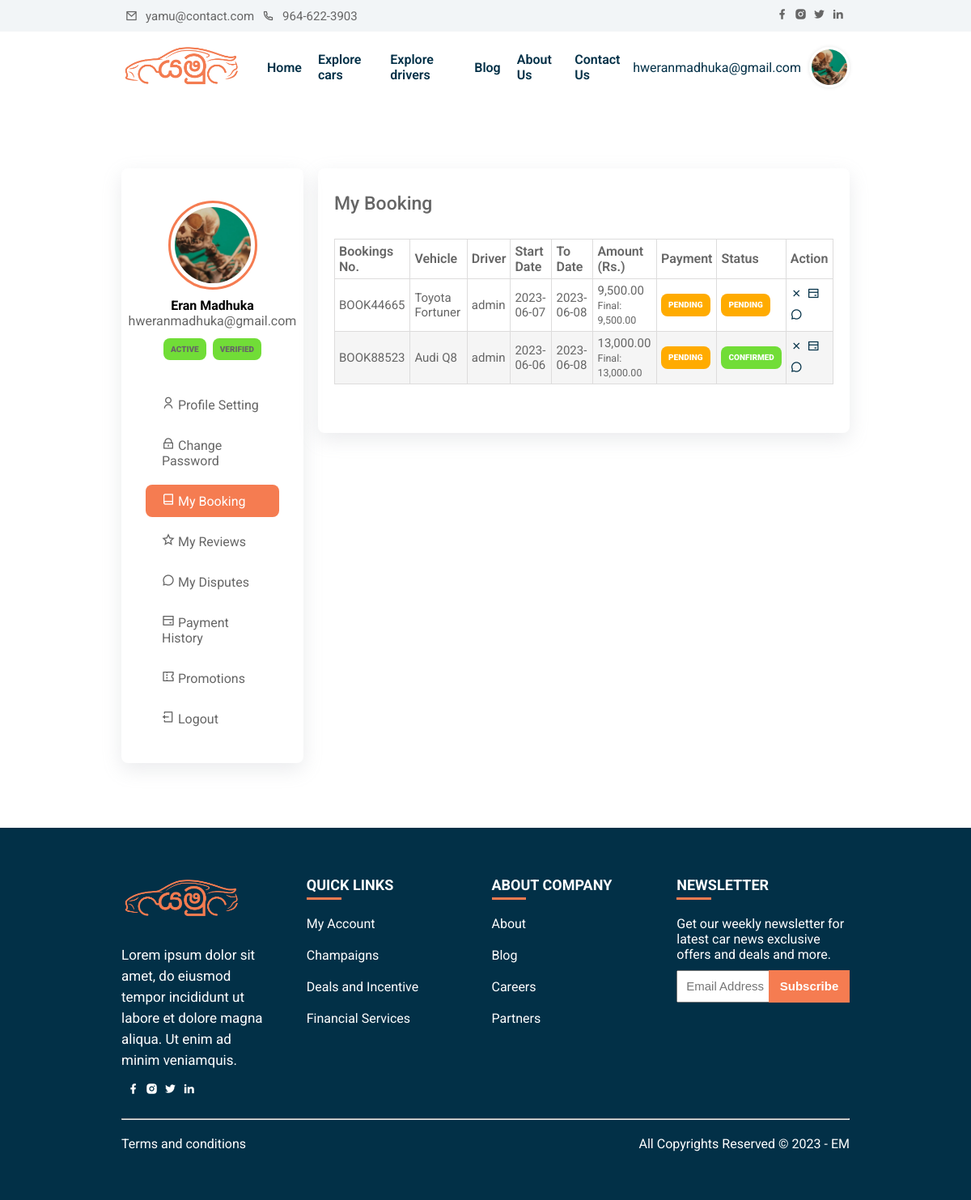
/my-booking.php (signed in), run on the app's committed database.
### tables this page shows
CREATE TABLE IF NOT EXISTS `booking` (
  `booking_id` int(11) NOT NULL AUTO_INCREMENT,
  `booking_No` varchar(50) DEFAULT NULL,
  `user_ID` int(11) DEFAULT NULL,
  `driver_id` int(11) DEFAULT NULL,
  `vehicle_ID` int(11) DEFAULT NULL,
  `start_Data` varchar(20) DEFAULT NULL,
  `end_Date` varchar(20) DEFAULT NULL,
  `total` double DEFAULT NULL,
  `status` int(11) DEFAULT '0',
  `booking_status` varchar(20) NOT NULL DEFAULT 'pending',
  `payment_status` varchar(20) NOT NULL DEFAULT 'pending',
  `promotion_id` int(11) DEFAULT NULL,
  `promo_code` varchar(50) DEFAULT NULL,
  `discount_amount` decimal(10,2) NOT NULL DEFAULT '0.00',
  `final_amount` decimal(10,2) DEFAULT NULL,
  `booking_Date` datetime DEFAULT NULL,
  `created_at` datetime DEFAULT NULL,
  `updated_at` datetime DEFAULT NULL,
  `cancelled_at` datetime DEFAULT NULL,
  `completed_at` datetime DEFAULT NULL,
  `update_Date` datetime DEFAULT NULL,
  PRIMARY KEY (`booking_id`)
);

CREATE TABLE IF NOT EXISTS `vehicles` (
  `vehicle_id` int(11) NOT NULL AUTO_INCREMENT,
  `owner_user_id` int(11) DEFAULT NULL,
  `vehicle_title` varchar(50) DEFAULT NULL,
  `vehicle_brand` varchar(50) DEFAULT NULL,
  `vehicle_desc` longtext,
  `price` float DEFAULT NULL,
  `transmission` varchar(50) DEFAULT NULL,
  `fuel_type` varchar(50) DEFAULT NULL,
  `year` int(4) DEFAULT NULL,
  `engine_capacity` varchar(50) DEFAULT NULL,
  `capacity` int(3) DEFAULT NULL,
  `location` varchar(150) DEFAULT NULL,
  `registration_number` varchar(100) DEFAULT NULL,
  `vImg1` varchar(255) DEFAULT NULL,
  `vImg2` varchar(255) DEFAULT NULL,
  `vImg3` varchar(255) DEFAULT NULL,
  `vImg4` varchar(255) DEFAULT NULL,
  `airConditioner` int(1) DEFAULT NULL,
  `powerdoorlocks` int(1) DEFAULT NULL,
  `antilockbrakingsys` int(1) DEFAULT NULL,
  `brakeassist` int(1) DEFAULT NULL,
  `powersteering` int(1) DEFAULT NULL,
  `driverairbag` int(1) DEFAULT NULL,
  `passengerairbag` int(1) DEFAULT NULL,
  `powerwindow` int(1) DEFAULT NULL,
  `cdplayer` int(1) DEFAULT NULL,
  `reg_date` datetime DEFAULT NULL,
  `updatation_date` datetime DEFAULT NULL,
  `vehicle_status` int(1) DEFAULT '1',
  `listing_status` varchar(20) NOT NULL DEFAULT 'approved',
  `availability_status` varchar(20) NOT NULL DEFAULT 'available',
  `maintenance_status` varchar(30) NOT NULL DEFAULT 'good',
  `service_date` date DEFAULT NULL,
  `next_service_date` date DEFAULT NULL,
  `service_notes` longtext,
  `service_cost` decimal(10,2) DEFAULT NULL,
  `approved_by` int(11) DEFAULT NULL,
  `approved_at` datetime DEFAULT NULL,
  `updated_at` datetime DEFAULT NULL,
  PRIMARY KEY (`vehicle_id`)
);

CREATE TABLE IF NOT EXISTS `users` (
  `user_id` int(11) NOT NULL AUTO_INCREMENT,
  `username` varchar(50) DEFAULT NULL,
  `password` varchar(50) DEFAULT NULL,
  `role` enum('admin','staff','driver','customer') NOT NULL DEFAULT 'customer',
  `full_name` varchar(255) DEFAULT NULL,
  `email` varchar(255) DEFAULT NULL,
  `address` longtext,
  `city` varchar(50) DEFAULT NULL,
  `phone` varchar(11) DEFAULT NULL,
  `dob` varchar(50) DEFAULT NULL,
  `license_or_nic` varchar(100) DEFAULT NULL,
  `verification_status` varchar(20) NOT NULL DEFAULT 'verified',
  `bio` longtext,
  `profile_pic` varchar(255) DEFAULT NULL,
  `account_status` varchar(20) NOT NULL DEFAULT 'active',
  `rag_date` datetime DEFAULT NULL,
  `created_at` datetime DEFAULT NULL,
  `updated_at` datetime DEFAULT NULL,
  PRIMARY KEY (`user_id`)
);

### includes/auth.php (called while the page is built, shortened)
<?php
function carzo_e($value)
{
    return htmlspecialchars((string) $value, ENT_QUOTES, 'UTF-8');
}
function carzo_money($amount)
{
    return number_format((float) $amount, 2);
}
function carzo_badge_class($status)
{
    $status = strtolower(trim((string) $status));
    if (in_array($status, ['active', 'approved', 'verified', 'confirmed', 'completed', 'paid', 'available', 'good', 'visible', 'resolved'], true)) {
        return 'Status-conpleted-badge';
    }
    if (in_array($status, ['pending', 'under_review', 'unverified', 'booked', 'due soon', 'open', 'flagged', 'busy', 'on_request'], true)) {
        return 'Status-pending-badge';
    }
    return 'Status-inactive-badge';
}

### includes/booking-management.php (called while the page is built, shortened)
<?php
require_once __DIR__ . '/auth.php';
function carzo_booking_normalize_payment_status($status)
{
    $status = strtolower(trim((string) $status));
    $allowed = ['pending', 'paid', 'failed', 'refunded'];
    return in_array($status, $allowed, true) ? $status : 'pending';
}

### my-booking.php (the view, shortened to what this page needs)
<?php
    require_once __DIR__ . '/includes/auth.php';
    require_once __DIR__ . '/includes/booking-management.php';
    include 'includes/config.php';
?>
<!DOCTYPE html>
<html lang="en">
<head>
    <?php
        include('includes/header.php');
    ?>
</head>
<body>
    <?php
        include('includes/menu.php');
    ?>
    <section class="profile">
        <div class="container">
            <div class="row">
                <?php
                    include('includes/account-sidebar.php');
                ?>
                <div class="profile-details card">
                    <h3> My Booking</h3>
                    <table>
                        <thead>
                            <tr>
                                <th>Bookings No.</th>
                                <th>Vehicle</th>
                                <th>Driver</th>
                                <th>Start Date</th>
                                <th>To Date</th>
                                <th>Amount (Rs.)</th>
                                <th>Payment</th>
                                <th>Status</th>
                                <th>Action</th>
                            </tr>
                        </thead>
                        <tbody class="table-body">
                        <?php
                            $sql = "SELECT b.*, v.vehicle_title, d.full_name AS driver_name,
                                           (SELECT MAX(payment_id) FROM payments p WHERE p.booking_id = b.booking_id) AS latest_payment_id,
                                           (SELECT COUNT(*) FROM reviews r WHERE r.booking_id = b.booking_id AND r.customer_id = b.user_ID) AS review_count,
                                           (SELECT COUNT(*) FROM complaints c WHERE c.booking_id = b.booking_id AND c.complainant_user_id = b.user_ID) AS dispute_count
                                    FROM booking b
                                    LEFT JOIN vehicles v ON v.vehicle_id = b.vehicle_ID
                                    LEFT JOIN users d ON d.user_id = b.driver_id
                                    WHERE b.user_ID = '" . (int) $_SESSION['user']['user_ID'] . "'
                                    ORDER BY b.created_at DESC, b.booking_id DESC";
                            $result = $conn->query($sql);
                            if ($result->num_rows > 0) {
                                while ($row = $result->fetch_assoc()) {
                                    $status = carzo_booking_normalize_status($row['booking_status'] ?? 'pending');
                                    ?>
                                    <tr>
                                        <td><?php echo $row['booking_No']; ?></td>
                                        <td><?php echo carzo_e($row['vehicle_title']); ?></td>
                                        <td><?php echo carzo_e($row['driver_name']); ?></td>
                                        <td><?php echo $row['start_Data']; ?></td>
                                        <td><?php echo $row['end_Date']; ?></td>
                                        <td>
                                            <?php echo carzo_money($row['total']); ?><br>
                                            <small>Final: <?php echo carzo_money($row['final_amount'] ?: $row['total']); ?></small>
                                        </td>
                                        <td>
                                            <span class="<?php echo carzo_e(carzo_badge_class($row['payment_status'])); ?>">
                                                <?php echo carzo_e(ucfirst($row['payment_status'])); ?>
                                            </span>
                                        </td>
                                        <td>
                                            <span class="<?php echo carzo_e(carzo_badge_class($status)); ?>">
                                                <?php echo carzo_e(ucfirst($status)); ?>
                                            </span>
                                        </td>
                                        <td>
                                            <div style="display:flex; gap:6px; flex-wrap:wrap;">
                                                <?php if (in_array($status, ['pending', 'confirmed'], true)) { ?>
                                                    <a href="includes/booking-process.php?cancelBooking=<?php echo $row['booking_id']; ?>" class="del-badge" title="Cancel"><i class="ri-close-fill"></i></a>
                                                <?php } ?>
                                                <?php if (carzo_booking_normalize_payment_status($row['payment_status']) !== 'paid' && in_array($status, ['pending', 'confirmed'], true)) { ?>
                                                    <a href="booking-payment.php?booking_id=<?php echo $row['booking_id']; ?>" class="edit-badge" title="Pay"><i class="ri-bank-card-line"></i></a>
                                                <?php } ?>
                                                <a href="booking-dispute.php?booking_id=<?php echo $row['booking_id']; ?>" class="edit-badge" title="Dispute"><i class="ri-chat-3-line"></i></a>
                                            </div>
                                        </td>
                                    </tr>
                                    <?php
                                }
                            } else {
                                echo "0 results";
                            }
                        ?>
                        </tbody>
                    </table>
                </div>
            </div>
        </div>
    </section>
    <footer>
        <div class="container">
            <div class="grid-4">
                <div class="footer-col">
                    <img src="assets/images/logo/logo-full.png" alt="Yamu logo" class="footer-logo-img">
                    <p>Lorem ipsum dolor sit amet, do eiusmod tempor incididunt ut labore et dolore magna aliqua. Ut enim ad minim veniamquis.</p>
                    <div class="social-icon">
                        <a href="#" title="facebook">
                            <i class="ri-facebook-fill"></i>
                        </a>
                        <a href="#" title="instagram">
                            <i class="ri-instagram-fill"></i>
                        </a>
                        <a href="#" title="twitter">
                            <i class="ri-twitter-fill"></i>
                        </a>
                        <a href="#" title="linkedin">
                            <i class="ri-linkedin-fill"></i>
                        </a>
                    </div>
                </div>
                <div class="footer-col">
                    <h4>Quick links</h4>
                    <ul>
                        <li><a href="#">My Account</a></li>
                        <li><a href="#">Champaigns</a></li>
                        <li><a href="#">Deals and Incentive</a></li>
                        <li><a href="#">Financial Services</a></li>
                    </ul>
                </div>
                <div class="footer-col">
                    <h4>About Company</h4>
                    <ul>
                        <li><a href="#">About</a></li>
                        <li><a href="#">Blog</a></li>
                        <li><a href="#">Careers</a></li>
                        <li><a href="#">Partners</a></li>
                    </ul>
                </div>
                <div class="footer-col">
                    <h4>Newsletter</h4>
                    <span>Get our weekly newsletter for latest car news exclusive offers and deals and more.</span>
                    <div class="newsletter-form">
                        <form action="">
                            <input type="email" placeholder="Email Address" required>
                            <input type="submit" value="Subscribe">
                        </form>
                    </div>
                </div>
            </div>
            <hr>
            <div class="row">
                <a href="#">Terms and conditions</a>
                <span>All Copyrights Reserved © 2023 - EM</span>
            </div>
        </div>
    </footer>
</body>
</html>

### data on the page
booking: booking_No "BOOK44665", vehicle_ID.vehicle_title "Toyota Fortuner", users.full_name "admin", start_Data "2023-06-07", end_Date "2023-06-08", total "9,500.00", final_amount "9,500.00", payment_status "PENDING"
booking: booking_No "BOOK88523", vehicle_ID.vehicle_title "Audi Q8", users.full_name "admin", start_Data "2023-06-06", end_Date "2023-06-08", total "13,000.00", final_amount "13,000.00", payment_status "PENDING"

### other printed values
carzo_e($signedInUser['username']) "hweranmadhuka@gmail.com"
carzo_e($currentUser['name'] ?? '') "Eran Madhuka"
carzo_e($currentUser['email'] ?? '') "hweranmadhuka@gmail.com"
carzo_e(ucfirst($currentUser['account_status'] ?? 'active')) "ACTIVE"
